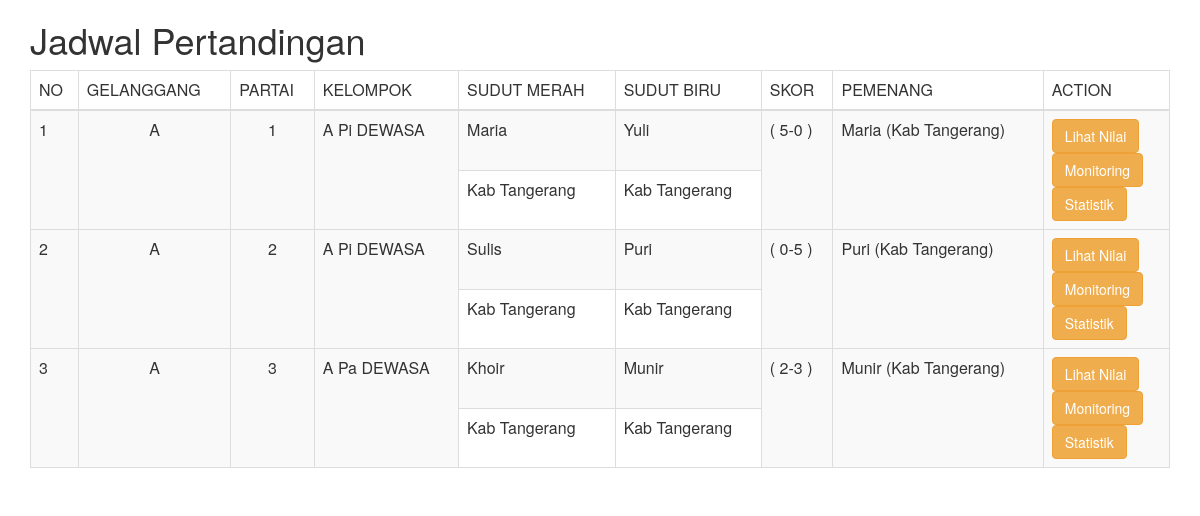
The app's page /nilai/index.php with its own data.
### tables this page shows
CREATE TABLE `jadwal_tanding` (
  `id_partai` int(11) NOT NULL,
  `tgl` date NOT NULL,
  `kelas` varchar(55) NOT NULL,
  `gelanggang` varchar(2) NOT NULL,
  `partai` varchar(4) NOT NULL,
  `nm_merah` varchar(55) NOT NULL,
  `kontingen_merah` varchar(55) NOT NULL,
  `nm_biru` varchar(55) NOT NULL,
  `kontingen_biru` varchar(55) NOT NULL,
  `status` varchar(55) NOT NULL DEFAULT '-',
  `pemenang` varchar(150) NOT NULL DEFAULT '-'
);

### nilai/index.php (the view, shortened to what this page needs)
<?php
	$sqljadwal = "SELECT * FROM jadwal_tanding ORDER BY id_partai ASC";
	$jadwal_tanding = mysql_query($sqljadwal);
?>
<html>
<head>
  <link rel="stylesheet" href="css/bootstrap.min.css">
</head>
<body>
<div class="container">
<h1>Jadwal Pertandingan</h1>
<div id="jadwaltanding" class="table-responsive">
<table class="table table-bordered table-striped">
	<thead>
	<tr>
		<td>NO</td>
		<td>GELANGGANG</td>
		<td>PARTAI</td>
		<td>KELOMPOK</td>
		<td>SUDUT MERAH</td>
		<td>SUDUT BIRU</td>
		<td>SKOR</td>
		<td>PEMENANG</td>
		<td>ACTION</td>
	</tr>
	</thead>
	<?php $no=0; while($jadwal = mysql_fetch_array($jadwal_tanding)) { ?>
	<tr>
		<td rowspan="2"><?php echo $no+1; ?></td>
		<td rowspan="2"><center><?php echo $jadwal['gelanggang']; ?></center></td>
		<td rowspan="2"><center><?php echo $jadwal['partai']; ?></center></td>
		<td rowspan="2"><?php echo $jadwal['kelas']; ?></td>
		<td><?php echo $jadwal['nm_merah']; ?></td>
		<td><?php echo $jadwal['nm_biru']; ?></td>
		<td rowspan="2"><?php echo $jadwal['status']; ?></td>
		<td rowspan="2"><?php echo $jadwal['pemenang']; ?></td>
		<td rowspan="2">
			<a href="view_tanding.php?id_partai=<?php echo $jadwal['id_partai']; ?>" class="btn btn-warning" role="button">Lihat Nilai</a>
			<br/>
			<a href="monitor_nilai.php?id_partai=<?php echo $jadwal['id_partai']; ?>" class="btn btn-warning" role="button">Monitoring</a>
			<br/>
			<a href="view_stats.php?id_partai=<?php echo $jadwal['id_partai']; ?>" class="btn btn-warning" role="button">Statistik</a>
		</td>
	</tr>
	<tr>
		<td><?php echo $jadwal['kontingen_merah']; ?></td>
		<td><?php echo $jadwal['kontingen_biru']; ?></td>
	</tr>
	<?php $no++; } ?>
</table>
</div>
</div>
</body>
</html>

### records on screen
jadwal_tanding: gelanggang "A", partai "1", kelas "A Pi DEWASA", nm_merah "Maria", nm_biru "Yuli", status "( 5-0 )", pemenang "Maria (Kab Tangerang)", kontingen_merah "Kab Tangerang", kontingen_biru "Kab Tangerang"
jadwal_tanding: gelanggang "A", partai "2", kelas "A Pi DEWASA", nm_merah "Sulis", nm_biru "Puri", status "( 0-5 )", pemenang "Puri (Kab Tangerang)", kontingen_merah "Kab Tangerang", kontingen_biru "Kab Tangerang"
jadwal_tanding: gelanggang "A", partai "3", kelas "A Pa DEWASA", nm_merah "Khoir", nm_biru "Munir", status "( 2-3 )", pemenang "Munir (Kab Tangerang)", kontingen_merah "Kab Tangerang", kontingen_biru "Kab Tangerang"
